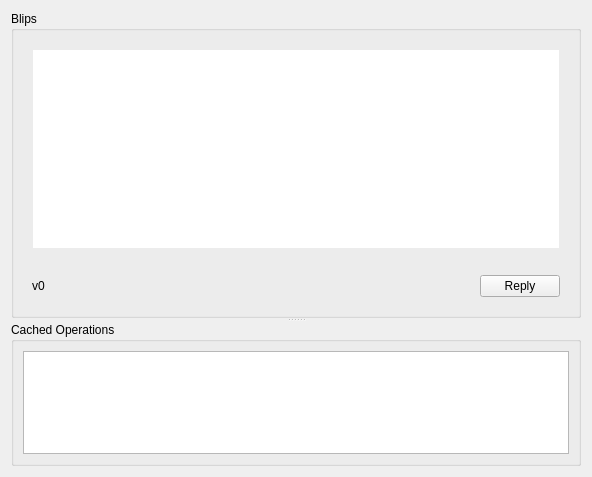
<?xml version="1.0" encoding="UTF-8"?>
<ui version="4.0">
 <class>UserWindow</class>
 <widget class="QWidget" name="UserWindow">
  <property name="geometry">
   <rect>
    <x>0</x>
    <y>0</y>
    <width>592</width>
    <height>477</height>
   </rect>
  </property>
  <property name="windowTitle">
   <string>User &quot;NoName&quot;</string>
  </property>
  <layout class="QVBoxLayout" name="verticalLayout_4">
   <item>
    <widget class="QSplitter" name="splitter">
     <property name="orientation">
      <enum>Qt::Vertical</enum>
     </property>
     <widget class="QGroupBox" name="groupBox">
      <property name="title">
       <string>Blips</string>
      </property>
      <layout class="QVBoxLayout" name="verticalLayout_2">
       <item>
        <widget class="QScrollArea" name="blipArea">
         <property name="minimumSize">
          <size>
           <width>0</width>
           <height>220</height>
          </size>
         </property>
         <property name="palette">
          <palette>
           <active>
            <colorrole role="Base">
             <brush brushstyle="SolidPattern">
              <color alpha="255">
               <red>255</red>
               <green>255</green>
               <blue>255</blue>
              </color>
             </brush>
            </colorrole>
            <colorrole role="Window">
             <brush brushstyle="SolidPattern">
              <color alpha="0">
               <red>224</red>
               <green>223</green>
               <blue>222</blue>
              </color>
             </brush>
            </colorrole>
           </active>
           <inactive>
            <colorrole role="Base">
             <brush brushstyle="SolidPattern">
              <color alpha="255">
               <red>255</red>
               <green>255</green>
               <blue>255</blue>
              </color>
             </brush>
            </colorrole>
            <colorrole role="Window">
             <brush brushstyle="SolidPattern">
              <color alpha="0">
               <red>224</red>
               <green>223</green>
               <blue>222</blue>
              </color>
             </brush>
            </colorrole>
           </inactive>
           <disabled>
            <colorrole role="Base">
             <brush brushstyle="SolidPattern">
              <color alpha="0">
               <red>224</red>
               <green>223</green>
               <blue>222</blue>
              </color>
             </brush>
            </colorrole>
            <colorrole role="Window">
             <brush brushstyle="SolidPattern">
              <color alpha="0">
               <red>224</red>
               <green>223</green>
               <blue>222</blue>
              </color>
             </brush>
            </colorrole>
           </disabled>
          </palette>
         </property>
         <property name="frameShape">
          <enum>QFrame::NoFrame</enum>
         </property>
         <property name="frameShadow">
          <enum>QFrame::Plain</enum>
         </property>
         <property name="lineWidth">
          <number>0</number>
         </property>
         <property name="widgetResizable">
          <bool>true</bool>
         </property>
         <widget class="QWidget" name="scrollAreaWidgetContents">
          <property name="geometry">
           <rect>
            <x>0</x>
            <y>0</y>
            <width>566</width>
            <height>220</height>
           </rect>
          </property>
          <layout class="QVBoxLayout" name="verticalLayout">
           <item>
            <widget class="QTextEdit" name="rootBlip">
             <property name="sizePolicy">
              <sizepolicy hsizetype="Expanding" vsizetype="Fixed">
               <horstretch>0</horstretch>
               <verstretch>0</verstretch>
              </sizepolicy>
             </property>
             <property name="minimumSize">
              <size>
               <width>0</width>
               <height>200</height>
              </size>
             </property>
             <property name="maximumSize">
              <size>
               <width>16777215</width>
               <height>200</height>
              </size>
             </property>
            </widget>
           </item>
           <item>
            <spacer name="verticalSpacer">
             <property name="orientation">
              <enum>Qt::Vertical</enum>
             </property>
             <property name="sizeHint" stdset="0">
              <size>
               <width>20</width>
               <height>40</height>
              </size>
             </property>
            </spacer>
           </item>
          </layout>
         </widget>
        </widget>
       </item>
       <item>
        <widget class="QWidget" name="widget" native="true">
         <layout class="QHBoxLayout" name="horizontalLayout">
          <item>
           <widget class="QLabel" name="lblVersion">
            <property name="text">
             <string>v0</string>
            </property>
           </widget>
          </item>
          <item>
           <spacer name="horizontalSpacer">
            <property name="orientation">
             <enum>Qt::Horizontal</enum>
            </property>
            <property name="sizeHint" stdset="0">
             <size>
              <width>486</width>
              <height>20</height>
             </size>
            </property>
           </spacer>
          </item>
          <item>
           <widget class="QPushButton" name="cmdReply">
            <property name="text">
             <string>Reply</string>
            </property>
           </widget>
          </item>
         </layout>
        </widget>
       </item>
      </layout>
     </widget>
     <widget class="QGroupBox" name="groupBox_2">
      <property name="sizePolicy">
       <sizepolicy hsizetype="Preferred" vsizetype="Expanding">
        <horstretch>0</horstretch>
        <verstretch>0</verstretch>
       </sizepolicy>
      </property>
      <property name="title">
       <string>Cached Operations</string>
      </property>
      <layout class="QVBoxLayout" name="verticalLayout_3">
       <item>
        <widget class="QTableView" name="tblOperations"/>
       </item>
      </layout>
     </widget>
    </widget>
   </item>
  </layout>
 </widget>
 <resources/>
 <connections/>
</ui>
